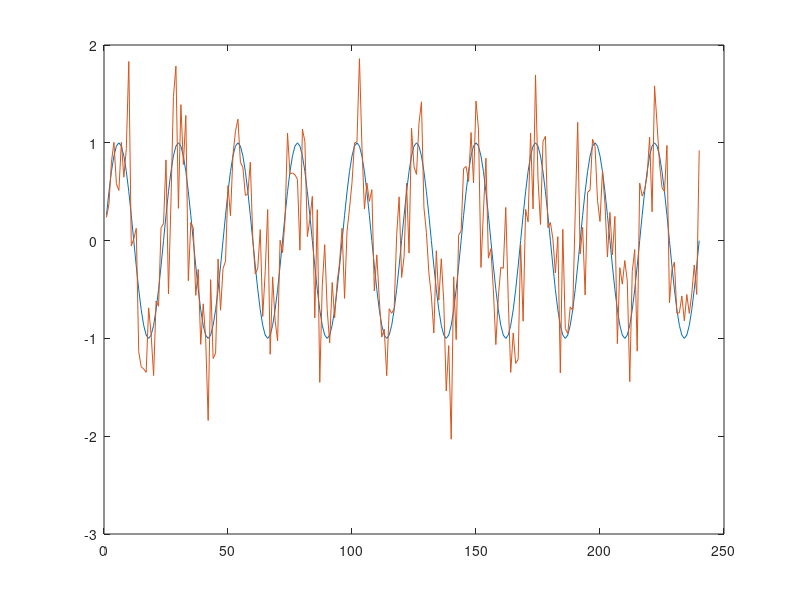

Recreate this plot in MATLAB. (Note: this script raises an error after producing the figure.)
% script to simulate some r2 and co data, to see what curve they produce
% when correlated

% edited from EB script Deconvolution simulation V2
% [ma] sept2017
%% plot sine wave

% easier just to make a noisy sine wave, this simulates TW data quite
% well...

newlength = 240;
nCycles = 10;
sequence_time = 1:newlength;

std_noise = 0.5; % STD of noise
noise = std_noise*(randn(newlength,1));

f = nCycles ./ newlength;
signal = sin(2*pi*f*sequence_time);

% if we change the frequency, then the coherence will drop!
f_sinewave = f;

% regardless of phase offset, coherence should still be high (measure of a
% fixed phase correlation)
phaseOff = 0;

%hold on
figure
plot(signal)
signal_noise = sin(2*pi*f_sinewave*sequence_time + phaseOff)+noise(1:240)';
hold on
plot(signal_noise)

%% cor anal 
% taken from computeCorAnal - justinGardner
hold off
tSeries = signal_noise';

%ft = fft(ptSeries);
ft = fft(tSeries);
ft = ft(1:1+fix(size(ft, 1)/2), :);
nFrames = size(tSeries,1); % nFrames is the same as newlength
ampFT = 2*abs(ft)/nFrames;
%nCycles = 10;

% Compute co and amp (avoiding divide by zero)
amp = ampFT(nCycles+1,:);
co = zeros(size(amp),'single');
sumAmp = sqrt(sum(ampFT.^2));
nonzeroIndices = find(sumAmp >0);
co(nonzeroIndices) = ampFT(nCycles+1,nonzeroIndices) ./ sumAmp(nonzeroIndices);
fprintf('\nCoherence is %.3f\n\n', co)

%% calc r2 between signal and signal_noise
r = corr(signal(:), signal_noise(:));
r2 = r .^2;
fprintf('\nr2 is %.3f\n\n', r2)

%% compare r2 and co relationship
% we want to simulate lots of voxels with different values of co and r2,
% then correlate them in a scatter and look for either a quadratic curve or
% a linear curve, and it will tell us the dependency


data_signal = zeros(256,newlength);


std_noise = 0; % STD of noise
noise = std_noise*(randn(newlength,1));

% this is our "model" (skip nlsq)
sine_wave = sin(2*pi*f*sequence_time);

% crazy for loop
for ii = 1:256
    
    % add some noise to the clean sine wave (signal)
    data_signal(ii,:) = signal' + noise;
    
    %% compute coherence
    tSeries = data_signal(ii,:)';
    %ft = fft(ptSeries);
    ft = fft(tSeries);
    ft = ft(1:1+fix(size(ft, 1)/2), :);
    nFrames = size(tSeries,1); % nFrames is the same as newlength
    ampFT = 2*abs(ft)/nFrames;
    %nCycles = 10;
    % Compute co and amp (avoiding divide by zero)
    amp = ampFT(nCycles+1,:);
    coZ = zeros(size(amp),'single');
    sumAmp = sqrt(sum(ampFT.^2));
    nonzeroIndices = find(sumAmp >0);
    coZ(nonzeroIndices) = ampFT(nCycles+1,nonzeroIndices) ./ sumAmp(nonzeroIndices);
    
    co(ii) = coZ;
    %% compute r2
    
    
    r = corrcoef(data_signal(ii,:), sine_wave);
    r = r(2,1);
    %r = corr(data_signal(ii,:), sine_wave);
    r2(ii) = r .^2; 
    
    % increment the noise
    std_noise = std_noise + 0.01;
    noise = std_noise*(randn(newlength,1));
end

%% gramm_sim
g = gramm('x', co, 'y', r2); 
%g = gramm('x', co, 'y', r2); 
%cmap = rainbow_colors(4).*0.9;
%g.set_color_options('map', cmap)
%g(1,1).geom_jitter('height',0.1, 'alpha',0.6);
g.geom_point('dodge', 0.5, 'alpha',0.5);
%g.stat_glm('disp_fit',true)

%g.facet_wrap(dig,'ncols',2,'scale','fixed')
%g.set_names('x','Coherence (TW)', 'y', 'r2 (pRF)', 'column', 'Digit', 'color', 'Digit (pRF)')
g.set_names('x','Coherence ', 'y', 'r2 ')
g.axe_property('YLim', [0,1])

g.set_title('Coherence and r2 ')
g.set_text_options('font', 'Helvetica', 'base_size', 16)
g.set_color_options('map', cmap(1,:))


%% real data
r2 = prf_overlays(:,1);
r = sqrt(r2);
co = tw_overlays(:,1);

idx = ~isnan(r2);
r2 = r2(idx);
r = r(idx);
co = co(idx);

corrcoef(co,r2);
% corrcoef(co,r);

%% gramm
cmap = [228,26,28; 55,126,184; 77,175,74; 152,78,163; 255,127,0];
cmap = cmap./256;

clf
g(1,1) = gramm('x', co, 'y', r2); 
%g = gramm('x', co, 'y', r2); 
%cmap = rainbow_colors(4).*0.9;
%g.set_color_options('map', cmap)
%g(1,1).geom_jitter('height',0.1, 'alpha',0.6);
g(1,1).geom_point('dodge', 0.5, 'alpha',0.5);
%g.stat_glm('disp_fit',true)

%g.facet_wrap(dig,'ncols',2,'scale','fixed')
%g.set_names('x','Coherence (TW)', 'y', 'r2 (pRF)', 'column', 'Digit', 'color', 'Digit (pRF)')
g(1,1).set_names('x','Coherence ', 'y', 'r2 ')
g(1,1).axe_property('YLim', [0,1])

g(1,1).set_title('Coherence and r2 ')
g(1,1).set_text_options('font', 'Helvetica', 'base_size', 16)
g(1,1).set_color_options('map', cmap(1,:))


g(1,2) = gramm('x', co, 'y', r); 
%g = gramm('x', co, 'y', r2); 
%cmap = rainbow_colors(4).*0.9;
%g.set_color_options('map', cmap)
%g(1,2).geom_jitter('height',0.1, 'alpha',0.6);
g(1,2).geom_point('dodge', 0.5, 'alpha',0.5);
%g.stat_glm('disp_fit',true)

%g.facet_wrap(dig,'ncols',2,'scale','fixed')
%g.set_names('x','Coherence (TW)', 'y', 'r2 (pRF)', 'column', 'Digit', 'color', 'Digit (pRF)')
g(1,2).set_names('x','Coherence ', 'y', 'r ')
g(1,2).axe_property('YLim', [0,1])

g(1,2).set_title('Coherence and r ')
g(1,2).set_text_options('font', 'Helvetica', 'base_size', 16)
g(1,2).set_color_options('map', cmap(1,:))

g.draw()

